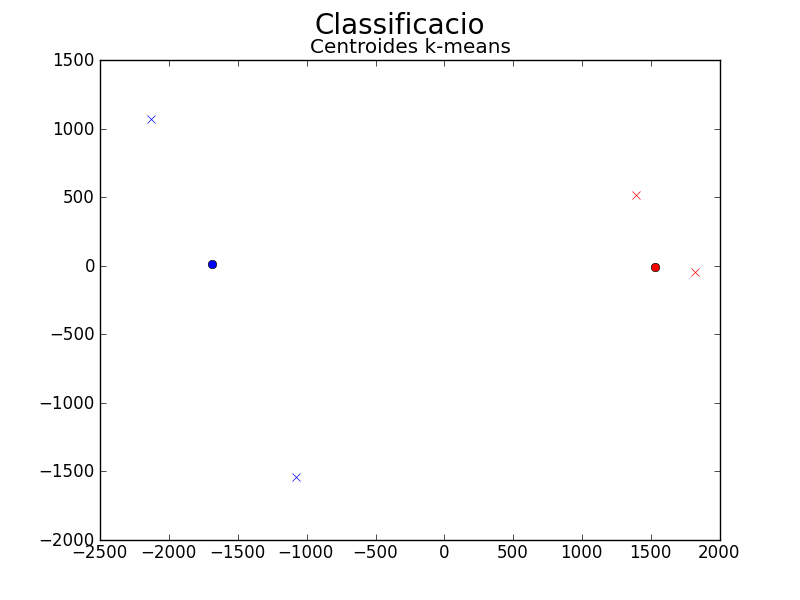

Python code for this plot:
from PIL import Image
from PIL import ImageOps
from iaa import clustering as UOC_C
from iaa import euclidean as UOC_E
import matplotlib.pyplot as P
import numpy as np
import os
from random import randrange
from types import *


def get_imList(carpeta):
    # obtenir el cami fins a les imatges
    path = os.getcwd()
    dirList = os.listdir(path + carpeta)
    # construir una llista amb el cami complet als fitxers amb extensio jpg
    imList = []
    for fname in dirList:
        file_name, file_ext = fname.split('.')
        if file_ext == 'jpg':
            imList.append(path + carpeta + file_name + '.' + file_ext)
    return imList

def get_imgSize(fitxer):
    # obrir la primera imatge i obtenir la grandaria en pixels
    z = Image.open(fitxer)
    # convertir la imatge a escala de grisos
    ImageOps.grayscale(z)
    im = np.array(z)
    return im.shape[0:2]

def get_cetroides(indexs, M):
    data = np.zeros((1, M.shape[1]))
    for i in range(len(indexs)):
        data += M[indexs[i]]
    return data[0] / len(indexs)

def get_cardinalitat(diccionari):
    resultat = []
    for key in diccionari.iterkeys():
        resultat.append(len(diccionari[key]))
    return resultat

def kmeans(k, maxit, entrenament, numelem):
    # taula amb la informacio d'entrenament per als centroides
    conj = list(map(lambda x: [float(v) for c, v in entrenament[x[1]].items() if c <= numelem], enumerate(entrenament)))
    # generar 4 centres inicials de forma aleatoria amb les dades del vector d'entrenament
    centr = [conj[randrange(len(conj))] for i in range(k)]
    for i in range(k):
        for j in range(k):
            if j != i:
                while centr[i] == centr[j]:
                    centr[i] = conj[randrange(len(conj))]
    # Repetir la cerca k centres tenint en compte la proximitat als centres
    anteriors = None
    # per a cada punt d'entrenamanet determinar a quin grup esta mes aprop
    distancies  = list(map(lambda x: map(lambda y: UOC_E.dist_euclidiana_iguals(conj[x], centr[y]), range(len(centr))), range(len(conj))))
    # pertinensa, llista amb les pertinenses dels elements d'entrenament als grups
    pertinensa = list(map(lambda x: distancies[x].index(min(distancies[x])), range(len(distancies))))
    for it in range(maxit):
        # Recalcular els nous centroides dels k grups, que estaran en el centre geometric del conjunt de punts del grup.
        for i in range(k):
            # conj_grup conjunt amb els indexs dels elements d'entrenament que formen part d'un grup
            conj_grup = filter(lambda x: pertinensa[x] == i, range(len(pertinensa)))
            if type(conj_grup) is BooleanType:
                centr[i] = conj[randrange(len(conj))]
                print "fix 1: volta", it
            else:
                if len(conj_grup) == 0:
                    centr[i] = conj[randrange(len(conj))]
                    print "fix 2: volta", it
                else:
                    # calcular la mitja aritmetica de cada variable
                    aux = np.zeros([numelem], float)
                    for j in range(len(conj_grup)):
                        for p in range(numelem):
                            aux[p] = aux[p] + conj[conj_grup[j]][p]
                    aux = aux * (1.0 / float(len(conj_grup)))
                    # el centre de cada grup es el nou centre geometric
                    centr[i] = aux
        # per a cada punt d'entrenamanet determinar a quin grup esta mes aprop
        distancies  = list(map(lambda x: map(lambda y: UOC_E.dist_euclidiana_iguals(conj[x], centr[y]), range(len(centr))), range(len(conj))))
        # pertinensa, llista amb les pertinenses dels elements d'entrenament als grups
        pertinensa = list(map(lambda x: distancies[x].index(min(distancies[x])), range(len(distancies))))
        # Aturar en cas que no hi hagin canvis en la pertinensa
        if pertinensa == anteriors: break
        anteriors = pertinensa
    return centr, pertinensa

print "Activitat 4"
print ""

# llista amb les imatges
imList = get_imList('/cares_practica/')
NIM = len(imList)

# dimensio de les imatges, primera imatge
m, n = get_imgSize(imList[0])
NPIX = m * n

# crear una matriu de grandaria NIM x NPIX:
A = np.array([np.array(ImageOps.grayscale(Image.open(imList[i]))).flatten() for i in range(NIM)], 'f')

#######################
# PCA
#######################

# centrar les dades restant la mitjana
im_mitjana = A.mean(axis=0)
for i in range(NIM):
    A[i] -= im_mitjana
im_mitjana = im_mitjana.reshape(m, n)

# calcular PCA a partir de la descomposicio SVD de A
U, S, Vt = np.linalg.svd(A) # Vt.T = VEPS ordenats
SS = S * S.T # SS = VAPS ordenats

# Projeccio M-dimensional amb M=2 (matriu de resultats)
R_M2 = np.dot(A, Vt.T[:, :2])

#######################
# clustering
#######################
num_grups = 2
diccio_R_M2 = {}
for observacio in range(R_M2.shape[0]):
    diccio_R_M2[observacio] = {}
    for component in range(R_M2.shape[1]):
        diccio_R_M2[observacio][component] = R_M2[observacio][component]

#######################
# k-means
#######################
k = num_grups
maxit = 10
centroides_L4, grup_L4 = kmeans(k, maxit, diccio_R_M2, 2)
grup_L4 = list(grup_L4)
centroides_L4 = list(centroides_L4)
print "k-means:"
grup_L4_dict = {}
grup_L4_dict[0] = []
grup_L4_dict[1] = []
for i in range(len(grup_L4)):
    grup_L4_dict[grup_L4[i]].append(i)
print "> Grups:", grup_L4_dict
print "> Num. elements x grup:", get_cardinalitat(grup_L4_dict)
print "> Centroide G1: ", centroides_L4[0]
print "> Centroide G2: ", centroides_L4[1]
print ""

#######################
# classificacio
#######################
print "Classificacio minima distancia euleriana als centroides:"
# llista amb les imatges de prova
imListTest = get_imList('/cares_noves_practica/')
NIM_TEST = len(imListTest)
# crear una matriu de grandaria NIM_TEST x NPIX:
B = np.array([np.array(ImageOps.grayscale(Image.open(imListTest[i]))).flatten() for i in range(NIM_TEST)], 'f')

# PCA
# centrar les dades restant la mitjana
im_mitjana_test = B.mean(axis=0)
for i in range(NIM_TEST):
    B[i] -= im_mitjana_test
im_mitjana_test = im_mitjana_test.reshape(m, n)
# calcular PCA a partir de la descomposicio SVD de B
U_B, S_B, Vt_B = np.linalg.svd(B) # Vt.T = VEPS ordenats
SS_B = S_B * S_B.T # SS = VAPS ordenats
# Projeccio M-dimensional amb M=2 (matriu de resultats)
R_M2_B = np.dot(B, Vt_B.T[:, :2])

classificacio = {}
classificacio[0] = []
classificacio[1] = []
for obserbacio in range(len(R_M2_B)):
    D = {x: UOC_E.dist_euclidiana_iguals(R_M2_B[obserbacio], centroides_L4[x]) for x in range(2)}
    classificacio[min(D, key=D.get)].append(obserbacio)
#print "Grups:",classificacio
for key in classificacio.iterkeys():
    print "> Grup:",key
    for idx_fitxer in classificacio[key]:
        print imListTest[idx_fitxer]

# Representacio grafica de les dades
fig = P.figure()
fig.suptitle("Classificacio", fontsize=20)
fig_M1 = fig.add_subplot(1, 1, 1)
fig_M1.set_title("Centroides k-means")

colors = ['r', 'b']
c = 0
for key in classificacio.iterkeys():
    for i in classificacio[key]:
        fig_M1.plot(R_M2_B[i][0], R_M2_B[i][1], 'x' + colors[c])
    c += 1
c = 0
for centroide in centroides_L4:
    fig_M1.plot(centroide[0], centroide[1], 'o' + colors[c])
    c += 1
P.show()
